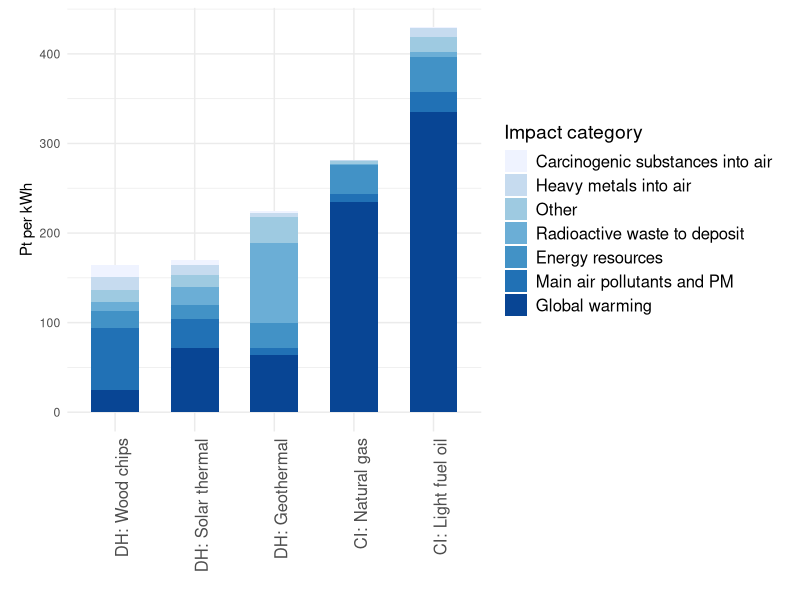
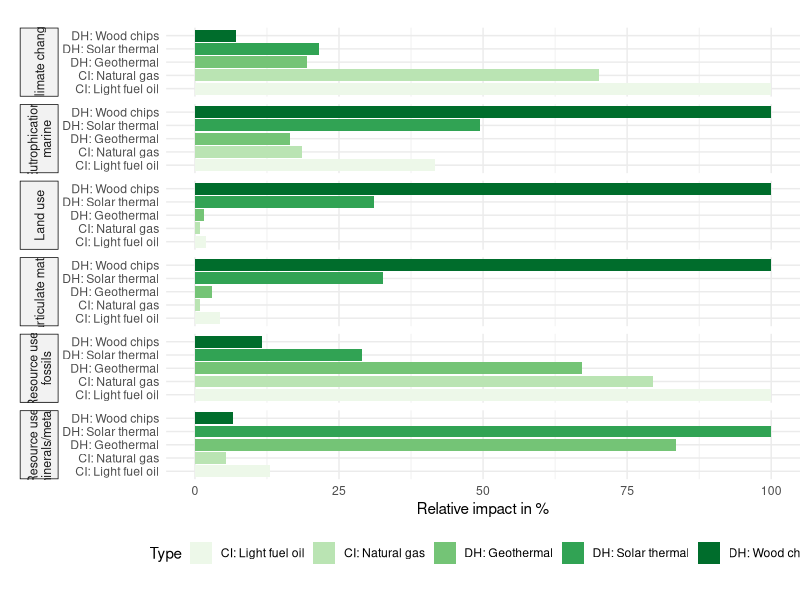
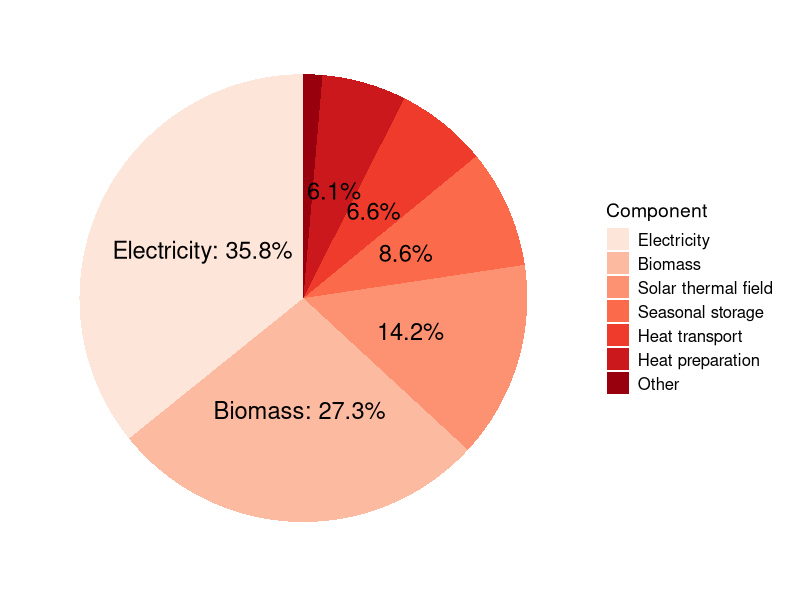
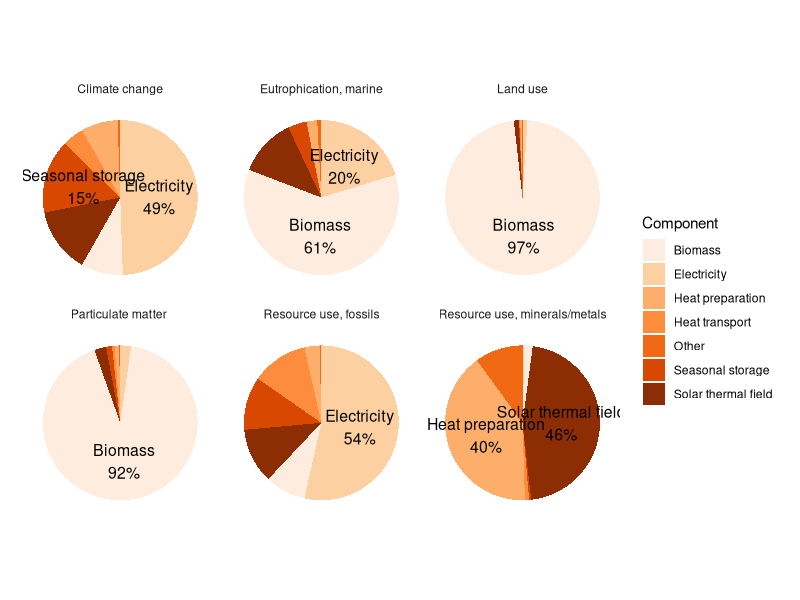
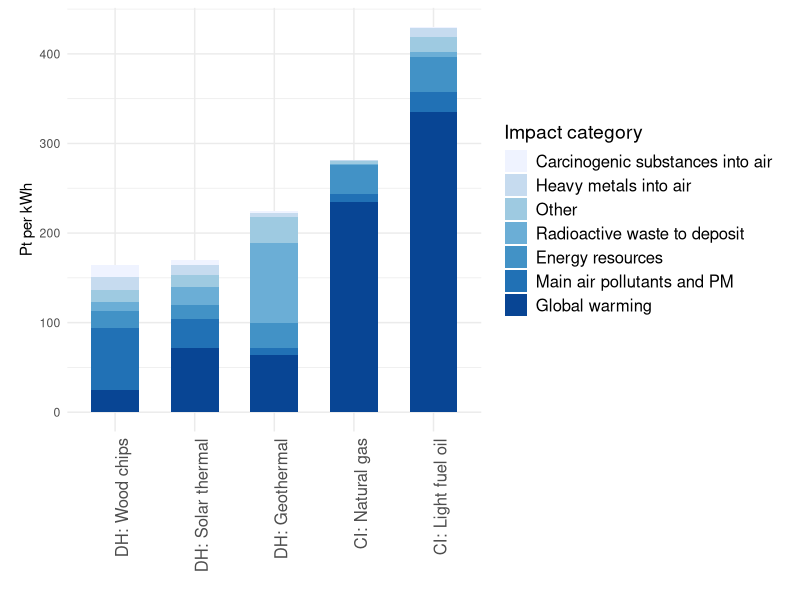
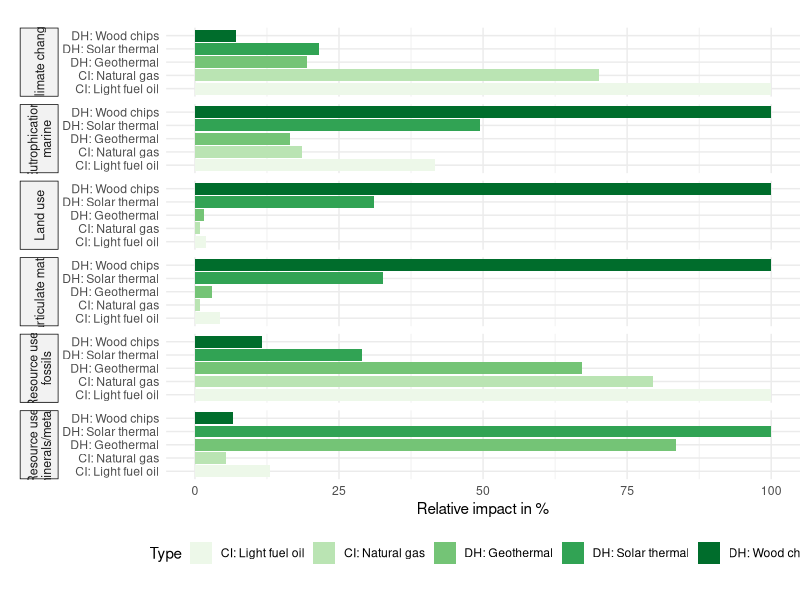
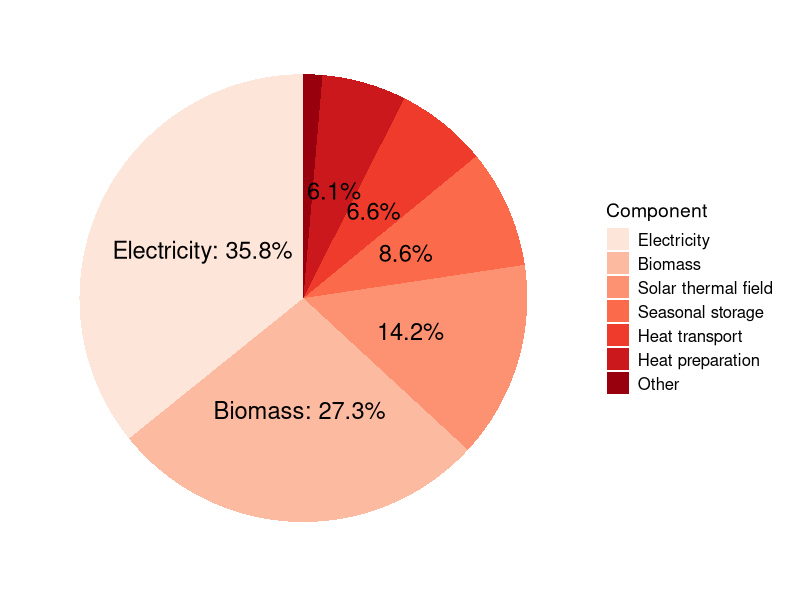
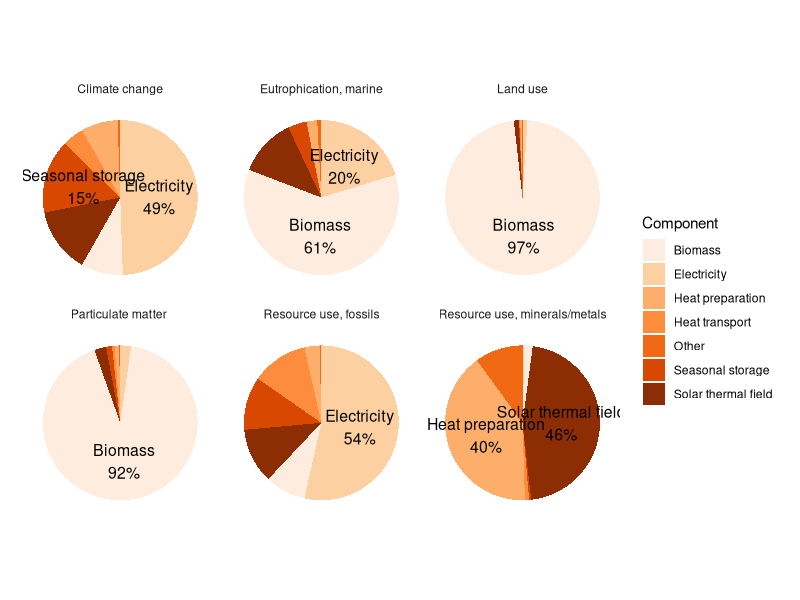

These charts were generated, in order, by the following R code:
## ---- chunk 1
library(readr)
library(tidyr)
library(ggplot2)
library(dplyr)
library(stringr)
library(RColorBrewer)
library(ggrepel)
## ---- chunk 2
#es <- read_delim("data/PWRG results solar - Sheet7 - edit.csv")[1:7, ]
es <- read_delim("data/PWRG results solar - ES single score.csv")[1:7, ]

long_es <- pivot_longer(es, cols = -c("Impact category"), names_to = "Type", values_to = "Value")

long_es <- long_es |>
  mutate(
    Type = ifelse(Type == "DH: Geothermal heat pump", "DH: Geothermal", Type),
  )

long_es_ordered <- long_es |>
  group_by(Type) |>
  summarise(total = sum(Value)) |>
  arrange(total) |>
  pull(Type)
long_es$Type <- factor(long_es$Type, levels = long_es_ordered)

ggplot(long_es, aes(x = Type, y = Value, fill = reorder(`Impact category`, Value))) +
  geom_bar(stat = "identity", width = 0.6) +  # Use 'identity' to plot actual values
  labs(x = "",
       y = "Pt per kWh",
       fill = "Impact category") +
  #scale_fill_viridis_d(option = "viridis") +
  scale_fill_brewer(palette = "Blues") +
  theme_minimal() +
  theme(
        legend.title = element_text(size = 14),  # Title of the legend
        legend.text = element_text(size = 12),    # Items in the legend
        plot.margin = unit(c(0.2, 0.5, 0.2, 0.5), "cm"),  # top, right, bottom, left
        axis.text.x = element_text(angle = 90, hjust = 1, size = 12)
        )
ggsave("img/pwrg_solar_es_single_score.png")
## ---- chunk 3
ef <- read_delim("data/PWRG results solar - EF damage assessment.csv")[1:15, ]

long_ef <- pivot_longer(ef, cols = -c("Damage category", "Unit"), names_to = "Type", values_to = "Value")

long_ef_normalized <- long_ef |>
  filter(`Damage category` %in% c("Climate change", "Particulate matter", "Eutrophication, marine", "Land use", "Resource use, minerals/metals", "Resource use, fossils")) |>  
  group_by(`Damage category`) |>
  mutate(
    pct = Value / max(Value) * 100,
    Type = ifelse(Type == "DH: Geothermal heat pump", "DH: Geothermal", Type),
    #`Damage category` = ifelse(`Damage category` == "Resource use, minerals/metals", "RU: minerals, metals", `Damage category`),
    #`Damage category` = ifelse(`Damage category` == "Resource use, fossils", "RU: fossils", `Damage category`),
  )

long_ef_normalized$`Damage category` <- str_wrap(long_ef_normalized$`Damage category`, width = 20)

ggplot(long_ef_normalized, aes(x = Type, y = pct, fill = Type)) +
  geom_col(width = 0.9) +
  facet_grid(rows = vars(`Damage category`), switch = "y") +
  labs(
    x = "",
    y = "Relative impact in %",
  ) +
  theme_minimal() +
  theme(
    strip.placement = "outside",
    strip.text.y.left = element_text(angle = 90, size = 9, hjust = 0.5, vjust = 0.5), 
    plot.margin = margin(20, 0, 20, 0),
    strip.background = element_rect(fill = "grey95", color = "black", linewidth = 0.5),
    legend.position = "bottom",
  ) +
  scale_fill_brewer(palette = "Greens") +
  coord_flip()
ggsave("img/pwrg_solar_ef_midpoints_faceted.png")
## ---- chunk 4
data <- read_delim("data/PWRG 1_ ES level 1 - Copy of Copy of level1.csv")

data$Component <- factor(data$Component, levels = data$Component[order(data$Value, decreasing = TRUE)])

data$percentage <- data$Value / sum(data$Value) * 100
data$label <- ifelse(data$percentage >= 15, 
                     paste0(data$Component, ": ", round(data$percentage, 1), "%"), 
                     data$label <- ifelse(data$percentage >= 5, 
                                          paste0(round(data$percentage, 1), "%"), 
                                          ""))

# Create the pie chart without the circle outline
ggplot(data, aes(x = "", y = Value, fill = Component)) +
  geom_bar(stat = "identity", width = 1) +
  coord_polar(theta = "y") +  # Converts bar chart to pie chart
  theme_minimal() +
  theme(axis.text.x = element_blank(),  # Hide x-axis labels
        axis.title.x = element_blank(),  # Hide x-axis title
        axis.text.y = element_blank(),  # Hide y-axis labels
        axis.title.y = element_blank(),  # Hide y-axis title
        axis.ticks = element_blank(),    # Remove axis ticks
        panel.grid = element_blank(),    # Remove grid lines
        panel.border = element_blank(),
        legend.title = element_text(size = 14),  # Title of the legend
        legend.text = element_text(size = 12),    # Items in the legend
        plot.margin = unit(c(0.2, 0.5, 0.2, 0.5), "cm")  # top, right, bottom, left
        ) +
  geom_text(aes(label = label), 
            position = position_stack(vjust = 0.5),
            hjust = 0.5,
            size = 6
            ) +
  scale_fill_brewer(palette = "Reds")
ggsave("img/pwrg_solar_network_pie.png")
## ---- chunk 5
ef_level1 <- read_delim("data/EF level 1.csv")[1:7, ]
long_ef_level1 <- pivot_longer(ef_level1, cols = -c("Component"), names_to = "Damage category", values_to = "Value")

df_ef <- long_ef_level1 |>
  group_by(`Damage category`) |>
  mutate(
    fraction = Value / sum(Value),
    ymax = cumsum(fraction),
    ymin = lag(ymax, default = 0),
    label_pos = (ymax + ymin) / 2,
    label = ifelse(fraction >= 0.15, paste0(Component, "\n", round(fraction * 100), "%"), "")
  )

ggplot(df_ef, aes(ymax = ymax, ymin = ymin, xmax = 4, xmin = 3, fill = Component)) +
  geom_rect() +
  geom_text(aes(x = 3.5, y = label_pos, label = label), size = 4) +
  coord_polar(theta = "y") +
  facet_wrap(~`Damage category`) +
  theme_minimal() +
  theme(axis.text.x = element_blank(),  # Hide x-axis labels
        axis.title.x = element_blank(),  # Hide x-axis title
        axis.text.y = element_blank(),  # Hide y-axis labels
        axis.title.y = element_blank(),  # Hide y-axis title        
        axis.ticks = element_blank(),    # Remove axis ticks
        plot.margin = unit(c(0.2, 0.5, 0.2, 0.5), "cm"),  # top, right, bottom, left
        panel.grid = element_blank(),    # Remove grid lines
        panel.border = element_blank())  + # Remove border
  scale_fill_brewer(palette = "Oranges")
ggsave("img/pwrg_solar_ef_network_pie_faceted.png")
